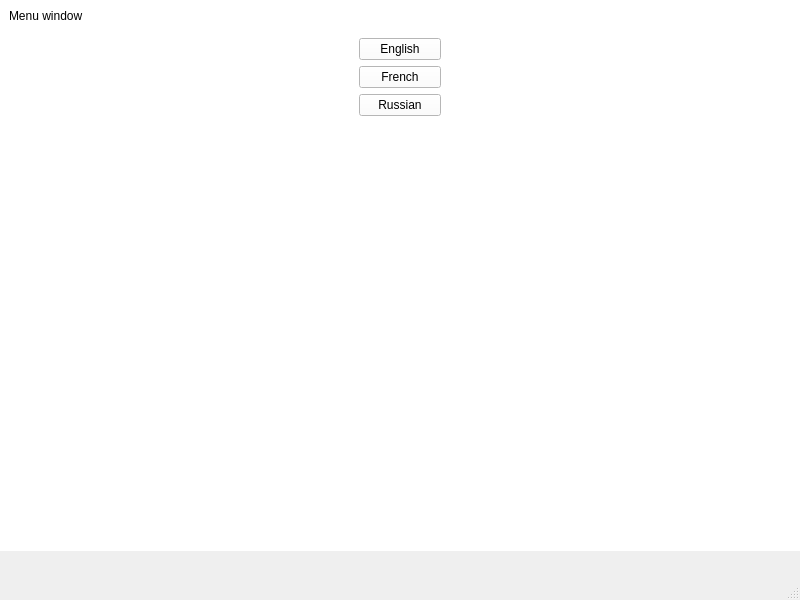
<?xml version="1.0" encoding="UTF-8"?>
<ui version="4.0">
 <class>MainWindow</class>
 <widget class="QMainWindow" name="MainWindow">
  <property name="geometry">
   <rect>
    <x>0</x>
    <y>0</y>
    <width>800</width>
    <height>600</height>
   </rect>
  </property>
  <property name="windowTitle">
   <string>MainWindow</string>
  </property>
  <widget class="QWidget" name="centralwidget">
   <property name="maximumSize">
    <size>
     <width>800</width>
     <height>551</height>
    </size>
   </property>
   <property name="autoFillBackground">
    <bool>false</bool>
   </property>
   <property name="styleSheet">
    <string notr="true">background-color: rgb(255, 255, 255);</string>
   </property>
   <layout class="QVBoxLayout" name="verticalLayout">
    <item>
     <layout class="QHBoxLayout" name="menu_layout">
      <item>
       <widget class="QLabel" name="label_2">
        <property name="styleSheet">
         <string notr="true">color: rgb(0, 0, 0);</string>
        </property>
        <property name="text">
         <string>Menu window</string>
        </property>
       </widget>
      </item>
     </layout>
    </item>
    <item>
     <layout class="QHBoxLayout" name="main_layout">
      <item>
       <widget class="QWidget" name="languages_menu" native="true">
        <property name="maximumSize">
         <size>
          <width>100</width>
          <height>16777215</height>
         </size>
        </property>
        <layout class="QVBoxLayout" name="verticalLayout_2">
         <item>
          <widget class="QPushButton" name="english_button">
           <property name="styleSheet">
            <string notr="true">color: rgb(0, 0, 0);</string>
           </property>
           <property name="text">
            <string>English</string>
           </property>
          </widget>
         </item>
         <item>
          <widget class="QPushButton" name="french_button">
           <property name="styleSheet">
            <string notr="true">color: rgb(0, 0, 0);</string>
           </property>
           <property name="text">
            <string>French</string>
           </property>
          </widget>
         </item>
         <item>
          <widget class="QPushButton" name="russian_button">
           <property name="styleSheet">
            <string notr="true">color: rgb(0, 0, 0);</string>
           </property>
           <property name="text">
            <string>Russian</string>
           </property>
          </widget>
         </item>
         <item>
          <spacer name="verticalSpacer">
           <property name="orientation">
            <enum>Qt::Vertical</enum>
           </property>
           <property name="sizeHint" stdset="0">
            <size>
             <width>20</width>
             <height>40</height>
            </size>
           </property>
          </spacer>
         </item>
        </layout>
       </widget>
      </item>
     </layout>
    </item>
   </layout>
  </widget>
  <widget class="QStatusBar" name="statusbar"/>
  <widget class="QMenuBar" name="menubar">
   <property name="geometry">
    <rect>
     <x>0</x>
     <y>0</y>
     <width>800</width>
     <height>22</height>
    </rect>
   </property>
  </widget>
 </widget>
 <resources/>
 <connections/>
</ui>
